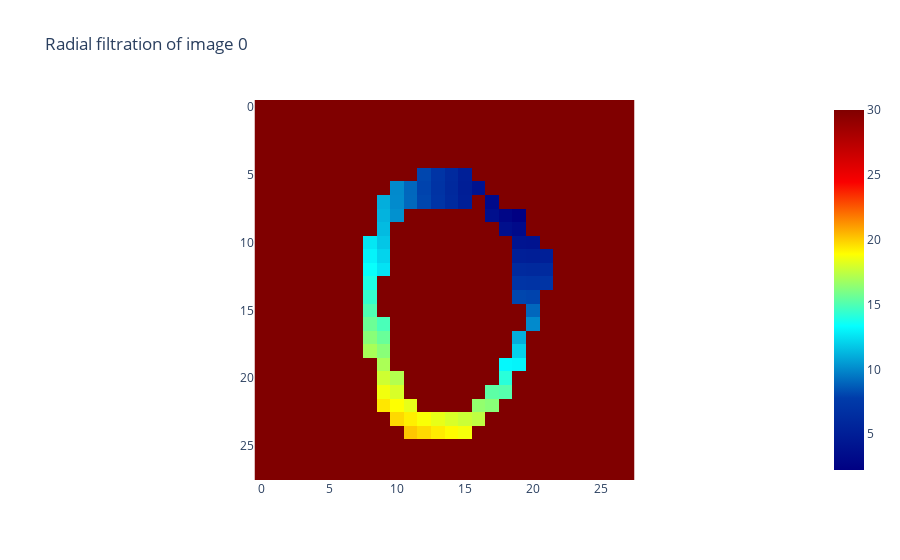

Write notebook code for a chart like this one.
### Code cell
from gtda.images import RadialFiltration

radial_filtration = RadialFiltration(center=np.array([20, 6]))
im0_filtration = radial_filtration.fit_transform(im0_binarized)

radial_filtration.plot(im0_filtration, colorscale="jet")

### Figure 1 — Plotly figure (JSON) as saved in the notebook; plotly's stock layout.template omitted (floating-point values rounded to 4 significant figures; data arrays with more than 128 entries replaced by an {"elided": "..."} marker saying what was removed)
{"data": [{"colorscale": [[0, "rgb(0,0,131)"], [0.2, "rgb(0,60,170)"], [0.4, "rgb(5,255,255)"], [0.6, "rgb(255,255,0)"], [0.8, "rgb(250,0,0)"], [1, "rgb(128,0,0)"]], "type": "heatmap", "z": {"elided": "28x28 float values"}}], "layout": {"plot_bgcolor": "white", "title": {"text": "Radial filtration of image 0"}, "xaxis": {"constrain": "domain", "scaleanchor": "y"}, "yaxis": {"autorange": "reversed", "constrain": "domain"}}}
